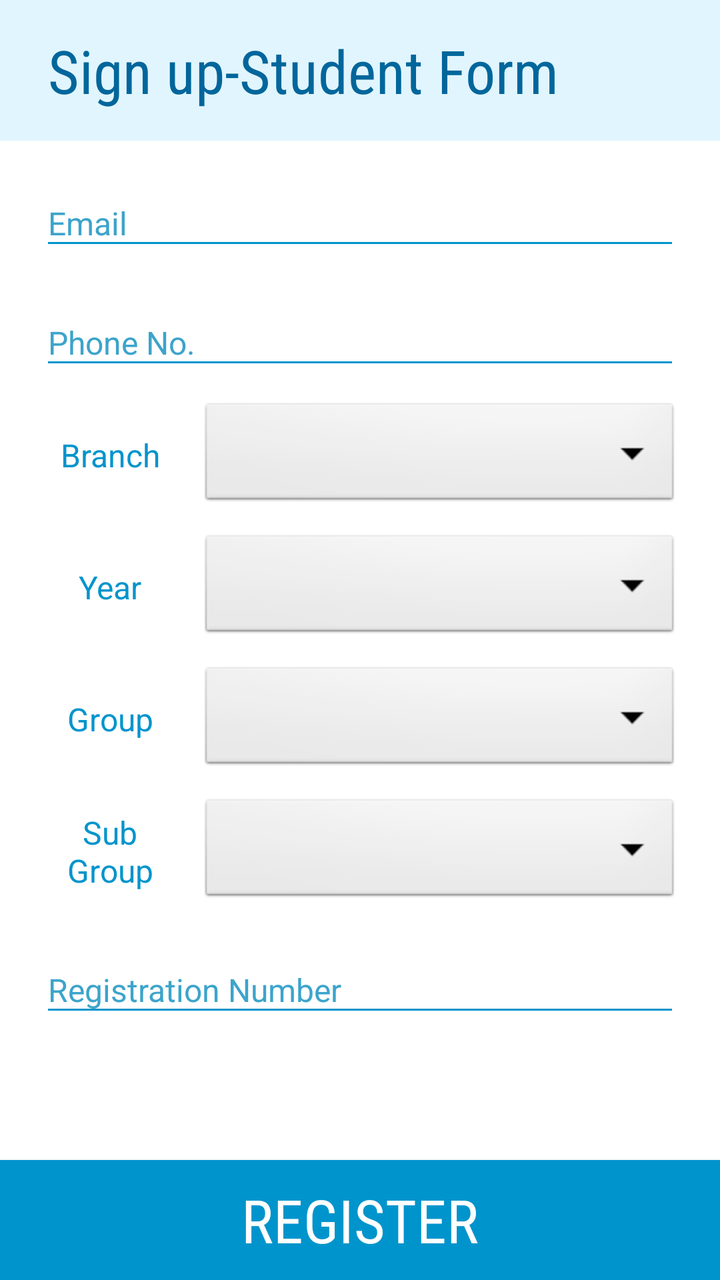
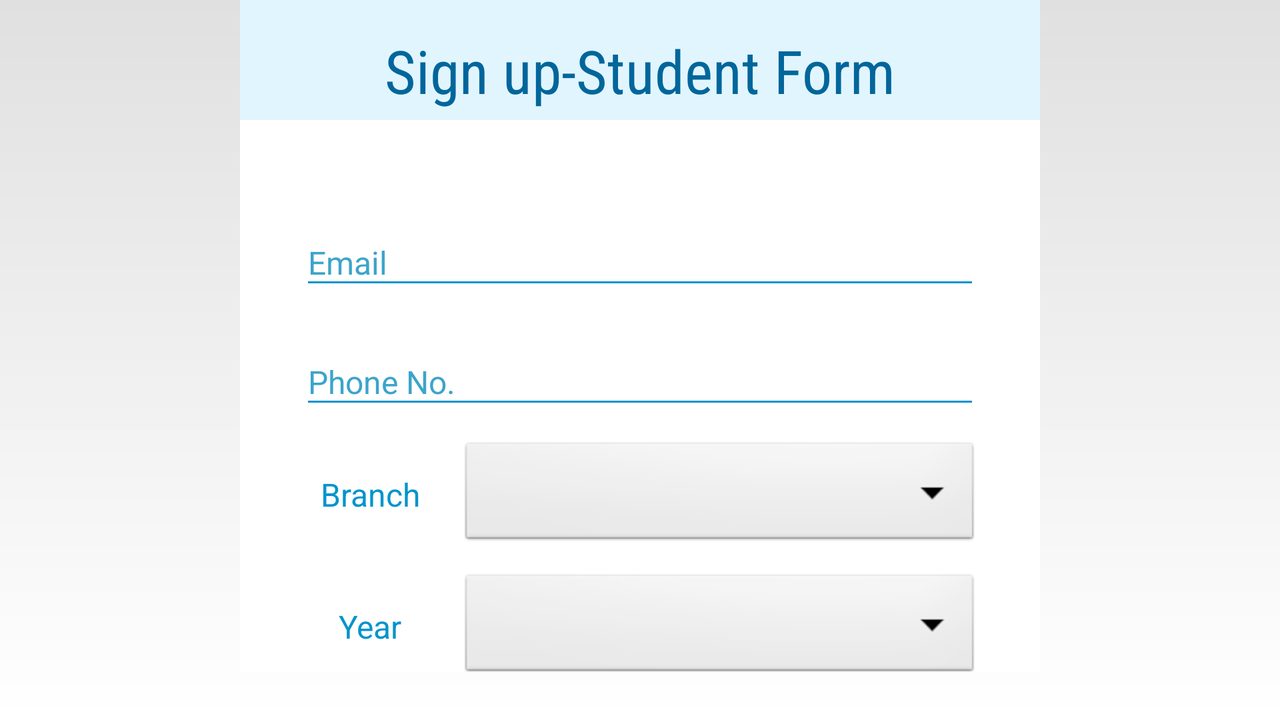

Compare how this app lays out the same screen by default and in its alternative resource folder. The renders come first, then the two layout files and the values they reference.
<!-- AndroidManifest.xml: application theme AppTheme -->
<!-- res/layout/activity_sign_up_as_student2.xml -->
<?xml version="1.0" encoding="utf-8"?>
<androidx.constraintlayout.widget.ConstraintLayout xmlns:android="http://schemas.android.com/apk/res/android"
    android:layout_width="match_parent"
    xmlns:app="http://schemas.android.com/apk/res-auto"
    android:orientation="vertical"
    android:layout_height="match_parent"
    android:background="@color/white">


    <LinearLayout
        android:id="@+id/linearLayout2"
        android:layout_width="match_parent"
        android:layout_height="wrap_content"
        android:background="@color/c4"
        android:orientation="horizontal"
        app:layout_constraintTop_toTopOf="parent">

        <TextView
            android:layout_width="match_parent"
            android:layout_height="wrap_content"
            android:layout_marginVertical="15dp"
            android:fontFamily="sans-serif-condensed"
            android:gravity="left"
            android:paddingLeft="24dp"
            android:text="Sign up-Student Form"
            android:textColor="@color/c1"
            android:textSize="30sp" />

        <View
            android:layout_width="match_parent"
            android:layout_height="2dp"
            android:background="@color/c2" />

    </LinearLayout>

    <ScrollView
        android:id="@+id/sv1"
        android:layout_width="0dp"
        android:layout_height="0dp"
        app:layout_constraintBottom_toBottomOf="@id/guideline5"
        app:layout_constraintEnd_toEndOf="parent"
        app:layout_constraintStart_toStartOf="parent"
        app:layout_constraintTop_toBottomOf="@+id/linearLayout2"
        android:scrollbarSize="0dp">

    <LinearLayout
        android:id="@+id/linearLayout"
        android:layout_width="match_parent"
        android:layout_height="match_parent"
        android:orientation="vertical"
        android:paddingHorizontal="20dp"
        android:paddingBottom="30dp"
        >

        <com.google.android.material.textfield.TextInputLayout
            android:layout_width="match_parent"
            android:layout_height="wrap_content"
            android:focusable="true"
            android:focusableInTouchMode="true"
            android:layout_marginTop="10dp"
            android:textColorHint="@color/hint1"
            app:hintAnimationEnabled="true">

            <EditText
                android:id="@+id/editTextSE"
                android:layout_width="match_parent"
                android:layout_height="wrap_content"
                android:backgroundTint="@color/c2"
                android:focusable="true"
                android:focusableInTouchMode="true"
                android:hint="Email"
                android:inputType="textEmailAddress"
                android:textColor="@color/c1"
                android:textSize="16sp" />
        </com.google.android.material.textfield.TextInputLayout>

        <com.google.android.material.textfield.TextInputLayout
            android:layout_width="match_parent"
            android:layout_height="wrap_content"
            android:focusable="true"
            android:focusableInTouchMode="true"
            android:layout_marginTop="10dp"
            android:textColorHint="@color/hint1"
            app:hintAnimationEnabled="true">

            <EditText
                android:id="@+id/editTextSP"
                android:layout_width="match_parent"
                android:layout_height="wrap_content"
                android:backgroundTint="@color/c2"
                android:focusable="true"
                android:focusableInTouchMode="true"
                android:hint="Phone No."
                android:inputType="phone"
                android:textColor="@color/c1"
                android:textSize="16sp" />
        </com.google.android.material.textfield.TextInputLayout>


        <LinearLayout
            android:layout_width="match_parent"
            android:layout_height="56dp"
            android:layout_marginTop="10dp">

            <TextView
                android:id="@+id/TextViewSB"
                android:layout_width="80dp"
                android:layout_height="match_parent"
                android:gravity="center"
                android:paddingRight="10dp"
                android:text="Branch"
                android:textAlignment="gravity"
                android:textColor="@color/c2"
                android:textSize="16sp" />

            <Spinner
                android:id="@+id/spinnerS"
                android:layout_width="match_parent"
                android:layout_height="match_parent"
                android:layout_gravity="right"
                android:background="@android:drawable/btn_dropdown"
                android:focusable="true"
                android:focusableInTouchMode="true"
                android:popupBackground="@color/white"
                android:spinnerMode="dropdown" />

        </LinearLayout>

        <LinearLayout
            android:layout_width="match_parent"
            android:layout_height="56dp"
            android:layout_marginTop="10dp">

            <TextView
                android:id="@+id/TextViewSY"
                android:layout_width="80dp"
                android:layout_height="match_parent"
                android:gravity="center"
                android:paddingRight="10dp"
                android:text="Year"
                android:textAlignment="gravity"
                android:textColor="@color/c2"
                android:textSize="16sp" />

            <Spinner
                android:id="@+id/spinnerSY"
                android:layout_width="match_parent"
                android:layout_height="match_parent"
                android:layout_gravity="right"
                android:background="@android:drawable/btn_dropdown"
                android:focusable="true"
                android:focusableInTouchMode="true"
                android:popupBackground="@color/white"
                android:spinnerMode="dropdown" />

        </LinearLayout>


        <LinearLayout
            android:layout_width="match_parent"
            android:layout_height="56dp"
            android:layout_marginTop="10dp">

            <TextView
                android:id="@+id/TextViewSG"
                android:layout_width="80dp"
                android:layout_height="match_parent"
                android:gravity="center"
                android:paddingRight="10dp"
                android:text="Group"
                android:textAlignment="gravity"
                android:textColor="@color/c2"
                android:textSize="16sp" />

            <Spinner
                android:id="@+id/spinnerSG"
                android:layout_width="match_parent"
                android:layout_height="match_parent"
                android:layout_gravity="right"
                android:background="@android:drawable/btn_dropdown"
                android:focusable="true"
                android:focusableInTouchMode="true"
                android:popupBackground="@color/white"
                android:spinnerMode="dropdown" />

        </LinearLayout>



        <LinearLayout
            android:layout_width="match_parent"
            android:layout_height="56dp"
            android:layout_marginTop="10dp">

            <TextView
                android:id="@+id/TextViewSSG"
                android:layout_width="80dp"
                android:layout_height="match_parent"
                android:gravity="center"
                android:paddingRight="10dp"
                android:text="Sub Group"
                android:textAlignment="gravity"
                android:textColor="@color/c2"
                android:textSize="16sp" />

            <Spinner
                android:id="@+id/spinnerSSG"
                android:layout_width="match_parent"
                android:layout_height="match_parent"
                android:layout_gravity="right"
                android:background="@android:drawable/btn_dropdown"
                android:focusable="true"
                android:focusableInTouchMode="true"
                android:popupBackground="@color/white"
                android:spinnerMode="dropdown" />

        </LinearLayout>


        <com.google.android.material.textfield.TextInputLayout
            android:layout_width="match_parent"
            android:layout_height="wrap_content"
            android:focusable="true"
            android:focusableInTouchMode="true"
            android:layout_marginTop="10dp"
            android:textColorHint="@color/hint1"
            app:hintAnimationEnabled="true">

            <EditText
                android:id="@+id/editTextSR"
                android:layout_width="match_parent"
                android:layout_height="wrap_content"
                android:backgroundTint="@color/c2"
                android:focusable="true"
                android:focusableInTouchMode="true"
                android:hint="Registration Number"
                android:inputType="numberDecimal"
                android:textColor="@color/c1"
                android:textSize="16sp" />
        </com.google.android.material.textfield.TextInputLayout>


    </LinearLayout>
    </ScrollView>

    <ProgressBar
        android:id="@+id/progressBarS"
        android:layout_width="wrap_content"
        android:layout_height="wrap_content"
        android:visibility="invisible"
        android:indeterminateTint="@color/c2"
        app:layout_constraintBottom_toBottomOf="@+id/linearLayout2"
        app:layout_constraintEnd_toEndOf="@+id/linearLayout2"
        android:layout_marginRight="20dp"
        app:layout_constraintTop_toTopOf="@+id/linearLayout2" />

    <Button
        android:id="@+id/buttonS"
        android:layout_width="match_parent"
        android:layout_height="60dp"
        android:background="@drawable/bg_button"
        android:fontFamily="sans-serif-condensed"
        android:text="Register"
        android:textColor="@color/white"
        android:textSize="30sp"
        app:layout_constraintBottom_toBottomOf="parent"
        app:layout_constraintEnd_toEndOf="parent"
        app:layout_constraintStart_toStartOf="parent"/>


    <androidx.constraintlayout.widget.Guideline
        android:id="@+id/guideline3"
        android:layout_width="wrap_content"
        android:layout_height="wrap_content"
        android:orientation="vertical"
        app:layout_constraintGuide_end="24dp" />

    <androidx.constraintlayout.widget.Guideline
        android:id="@+id/guideline4"
        android:layout_width="wrap_content"
        android:layout_height="wrap_content"
        android:orientation="horizontal"
        app:layout_constraintGuide_begin="24dp" />

    <androidx.constraintlayout.widget.Guideline
        android:id="@+id/guideline2"
        android:layout_width="wrap_content"
        android:layout_height="wrap_content"
        android:orientation="vertical"
        app:layout_constraintGuide_begin="24dp" />

    <androidx.constraintlayout.widget.Guideline
        android:id="@+id/guideline5"
        android:layout_width="wrap_content"
        android:layout_height="wrap_content"
        android:orientation="horizontal"
        app:layout_constraintGuide_end="70dp" />

</androidx.constraintlayout.widget.ConstraintLayout>
<!-- resources referenced by this layout -->
<resources>
  <color name="c1">#00669b</color>
  <color name="c2">#0094cc</color>
  <color name="c4">#e1f5fe</color>
  <color name="hint1">#3CA4CB</color>
  <color name="white">#FFFF</color>
  <!-- drawable bg_button (drawable) -->
  <?xml version="1.0" encoding="UTF-8"?>
  <selector xmlns:android="http://schemas.android.com/apk/res/android">
      <item android:state_pressed="true" >
          <shape>
              <solid
                  android:color="@color/c5" />
          </shape>
      </item>
      <item>
          <shape>
              <solid android:color="@color/c2"/>
          </shape>
      </item>
  </selector>
  <style name="AppTheme" parent="Theme.AppCompat.Light.DarkActionBar">
          
          <item name="colorPrimary">@color/c2</item>
          <item name="colorPrimaryDark">@color/c1</item>
          <item name="colorAccent">@color/colorAccent</item>
  
          <item name="android:windowBackground">@drawable/bglogin</item>
          <item name="colorControlHighlight">@color/c3</item>
          <item name="colorControlActivated">@color/c3</item>
          <item name="colorButtonNormal">@color/c2</item>
      </style>
  <color name="c5">#3CA4CB</color>
  <color name="colorAccent">#D81B60</color>
  <!-- drawable bglogin (drawable) -->
  <?xml version="1.0" encoding="utf-8"?>
  <shape xmlns:android="http://schemas.android.com/apk/res/android">
      <gradient
          android:startColor="@color/c3"
          android:endColor="@color/white"
          android:angle="-90"/>
  </shape>
  <color name="c3">#e0e0e0</color>
</resources>
<!-- res/layout-land/activity_sign_up_as_student2.xml (the repository's variant of the layout above) -->
<!-- drawn on the phone turned sideways -->
<?xml version="1.0" encoding="utf-8"?>
<androidx.constraintlayout.widget.ConstraintLayout xmlns:android="http://schemas.android.com/apk/res/android"
    android:layout_width="match_parent"
    xmlns:app="http://schemas.android.com/apk/res-auto"
    android:orientation="vertical"
    android:layout_height="match_parent">


    <LinearLayout
        android:id="@+id/linearLayout2"
        android:layout_width="400dp"
        android:layout_height="wrap_content"
        android:background="@color/c4"
        android:orientation="horizontal"
        app:layout_constraintEnd_toEndOf="parent"
        app:layout_constraintStart_toStartOf="parent"
        app:layout_constraintTop_toTopOf="parent">

        <TextView
            android:layout_width="match_parent"
            android:layout_height="wrap_content"
            android:fontFamily="sans-serif-condensed"
            android:gravity="center"
            android:layout_marginVertical="15dp"
            android:text="Sign up-Student Form"
            android:textColor="@color/c1"
            android:textSize="30sp" />

        <View
            android:layout_width="match_parent"
            android:layout_height="2dp"
            android:background="@color/c2" />

    </LinearLayout>

    <RelativeLayout
        android:id="@+id/relativeLayout"
        android:layout_width="400dp"
        android:layout_height="0dp"
        android:layout_marginTop="60dp"
        android:background="@color/white"
        app:layout_constraintBottom_toTopOf="@+id/guideline5"
        app:layout_constraintEnd_toEndOf="parent"
        app:layout_constraintStart_toStartOf="parent"
        app:layout_constraintTop_toTopOf="@id/linearLayout2">

        <ScrollView
            android:id="@+id/sv1"
            android:layout_width="match_parent"
            android:layout_height="match_parent"
            android:scrollbarSize="0dp">

            <LinearLayout
                android:layout_width="match_parent"
                android:layout_height="match_parent"
                android:orientation="vertical"
                android:padding="30dp"
                app:layout_constraintBottom_toBottomOf="parent"
                app:layout_constraintVertical_bias="0.566">

                <com.google.android.material.textfield.TextInputLayout
                    android:layout_width="match_parent"
                    android:layout_height="wrap_content"
                    android:focusable="true"
                    android:focusableInTouchMode="true"
                    android:layout_marginTop="10dp"
                    android:textColorHint="@color/hint1"
                    app:hintAnimationEnabled="true">

                    <EditText
                        android:id="@+id/editTextSE"
                        android:layout_width="match_parent"
                        android:layout_height="wrap_content"
                        android:backgroundTint="@color/c2"
                        android:focusable="true"
                        android:focusableInTouchMode="true"
                        android:hint="Email"
                        android:inputType="textEmailAddress"
                        android:textColor="@color/c1"
                        android:textSize="16sp" />
                </com.google.android.material.textfield.TextInputLayout>

                <com.google.android.material.textfield.TextInputLayout
                    android:layout_width="match_parent"
                    android:layout_height="wrap_content"
                    android:focusable="true"
                    android:focusableInTouchMode="true"
                    android:layout_marginTop="10dp"
                    android:textColorHint="@color/hint1"
                    app:hintAnimationEnabled="true">

                    <EditText
                        android:id="@+id/editTextSP"
                        android:layout_width="match_parent"
                        android:layout_height="wrap_content"
                        android:backgroundTint="@color/c2"
                        android:focusable="true"
                        android:focusableInTouchMode="true"
                        android:hint="Phone No."
                        android:inputType="phone"
                        android:textColor="@color/c1"
                        android:textSize="16sp" />
                </com.google.android.material.textfield.TextInputLayout>


                <LinearLayout
                    android:layout_width="match_parent"
                    android:layout_height="56dp"
                    android:layout_marginTop="10dp">

                    <TextView
                        android:id="@+id/TextViewSB"
                        android:layout_width="80dp"
                        android:layout_height="match_parent"
                        android:gravity="center"
                        android:paddingRight="10dp"
                        android:text="Branch"
                        android:textAlignment="gravity"
                        android:textColor="@color/c2"
                        android:textSize="16sp" />

                    <Spinner
                        android:id="@+id/spinnerS"
                        android:layout_width="match_parent"
                        android:layout_height="match_parent"
                        android:layout_gravity="right"
                        android:background="@android:drawable/btn_dropdown"
                        android:focusable="true"
                        android:focusableInTouchMode="true"
                        android:popupBackground="@color/white"
                        android:spinnerMode="dropdown" />

                </LinearLayout>

                <LinearLayout
                    android:layout_width="match_parent"
                    android:layout_height="56dp"
                    android:layout_marginTop="10dp">

                    <TextView
                        android:id="@+id/TextViewSY"
                        android:layout_width="80dp"
                        android:layout_height="match_parent"
                        android:gravity="center"
                        android:paddingRight="10dp"
                        android:text="Year"
                        android:textAlignment="gravity"
                        android:textColor="@color/c2"
                        android:textSize="16sp" />

                    <Spinner
                        android:id="@+id/spinnerSY"
                        android:layout_width="match_parent"
                        android:layout_height="match_parent"
                        android:layout_gravity="right"
                        android:background="@android:drawable/btn_dropdown"
                        android:focusable="true"
                        android:focusableInTouchMode="true"
                        android:popupBackground="@color/white"
                        android:spinnerMode="dropdown" />

                </LinearLayout>

                <com.google.android.material.textfield.TextInputLayout
                    android:layout_width="match_parent"
                    android:layout_height="wrap_content"
                    android:focusable="true"
                    android:focusableInTouchMode="true"
                    android:layout_marginTop="10dp"
                    android:textColorHint="@color/hint1"
                    app:hintAnimationEnabled="true">

                    <EditText
                        android:id="@+id/editTextSG"
                        android:layout_width="match_parent"
                        android:layout_height="wrap_content"
                        android:backgroundTint="@color/c2"
                        android:focusable="true"
                        android:focusableInTouchMode="true"
                        android:hint="Group"
                        android:inputType="text"
                        android:textColor="@color/c1"
                        android:textSize="16sp" />
                </com.google.android.material.textfield.TextInputLayout>

                <com.google.android.material.textfield.TextInputLayout
                    android:layout_width="match_parent"
                    android:layout_height="wrap_content"
                    android:focusable="true"
                    android:focusableInTouchMode="true"
                    android:textColorHint="@color/hint1"
                    app:hintAnimationEnabled="true">

                    <EditText
                        android:id="@+id/editTextSSG"
                        android:layout_width="match_parent"
                        android:layout_height="wrap_content"
                        android:backgroundTint="@color/c2"
                        android:focusable="true"
                        android:focusableInTouchMode="true"
                        android:hint="Sub Group"
                        android:inputType="text"
                        android:textColor="@color/c1"
                        android:textSize="16sp" />
                </com.google.android.material.textfield.TextInputLayout>

                <com.google.android.material.textfield.TextInputLayout
                    android:layout_width="match_parent"
                    android:layout_height="wrap_content"
                    android:focusable="true"
                    android:focusableInTouchMode="true"
                    android:layout_marginTop="10dp"
                    android:textColorHint="@color/hint1"
                    app:hintAnimationEnabled="true">

                    <EditText
                        android:id="@+id/editTextSR"
                        android:layout_width="match_parent"
                        android:layout_height="wrap_content"
                        android:backgroundTint="@color/c2"
                        android:focusable="true"
                        android:focusableInTouchMode="true"
                        android:hint="Registration Id"
                        android:inputType="numberDecimal"
                        android:textColor="@color/c1"
                        android:textSize="16sp" />
                </com.google.android.material.textfield.TextInputLayout>

                <Button
                    android:id="@+id/buttonS"
                    android:layout_width="match_parent"
                    android:layout_height="60dp"
                    android:background="@drawable/bg_button"
                    android:fontFamily="sans-serif-condensed"
                    android:text="Register"
                    android:textColor="@color/white"
                    android:textSize="30sp"
                    />

            </LinearLayout>
        </ScrollView>
    </RelativeLayout>

    <ProgressBar
        android:id="@+id/progressBarS"
        android:layout_width="wrap_content"
        android:layout_height="wrap_content"
        android:visibility="invisible"
        android:indeterminateTint="@color/c2"
        app:layout_constraintBottom_toBottomOf="@+id/linearLayout2"
        app:layout_constraintEnd_toEndOf="@+id/linearLayout2"
        android:layout_marginRight="20dp"
        app:layout_constraintTop_toTopOf="@+id/linearLayout2" />

    <androidx.constraintlayout.widget.Guideline
        android:id="@+id/guideline3"
        android:layout_width="wrap_content"
        android:layout_height="wrap_content"
        android:orientation="vertical"
        app:layout_constraintGuide_end="24dp" />

    <androidx.constraintlayout.widget.Guideline
        android:id="@+id/guideline4"
        android:layout_width="wrap_content"
        android:layout_height="wrap_content"
        android:orientation="horizontal"
        app:layout_constraintGuide_begin="24dp" />

    <androidx.constraintlayout.widget.Guideline
        android:id="@+id/guideline2"
        android:layout_width="wrap_content"
        android:layout_height="wrap_content"
        android:orientation="vertical"
        app:layout_constraintGuide_begin="24dp" />

    <androidx.constraintlayout.widget.Guideline
        android:id="@+id/guideline5"
        android:layout_width="wrap_content"
        android:layout_height="wrap_content"
        android:orientation="horizontal"
        app:layout_constraintGuide_end="24dp" />

</androidx.constraintlayout.widget.ConstraintLayout>
